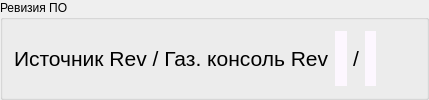
            <widget class="QGroupBox" name="groupBox_7">
             <property name="title">
              <string>Ревизия ПО</string>
             </property>
             <layout class="QHBoxLayout" name="horizontalLayout_6">
              <item>
               <layout class="QGridLayout" name="gridLayout_6" columnstretch="10,3,1,3,10" columnminimumwidth="0,0,0,0,0">
                <item row="0" column="0">
                 <widget class="QLabel" name="labelGC">
                  <property name="font">
                   <font>
                    <pointsize>16</pointsize>
                   </font>
                  </property>
                  <property name="text">
                   <string>&lt;html&gt;&lt;head/&gt;&lt;body&gt;&lt;p&gt;Источник Rev / Газ. консоль Rev&lt;/p&gt;&lt;/body&gt;&lt;/html&gt;</string>
                  </property>
                 </widget>
                </item>
                <item row="0" column="1">
                 <widget class="QLabel" name="lPS_Rev">
                  <property name="font">
                   <font>
                    <family>Sans Serif</family>
                    <pointsize>16</pointsize>
                    <weight>50</weight>
                    <italic>true</italic>
                    <bold>false</bold>
                   </font>
                  </property>
                  <property name="styleSheet">
                   <string notr="true">background-color: rgb(253, 247, 255);
font: italic 16pt &quot;Sans Serif&quot;;</string>
                  </property>
                  <property name="text">
                   <string/>
                  </property>
                  <property name="alignment">
                   <set>Qt::AlignRight|Qt::AlignTrailing|Qt::AlignVCenter</set>
                  </property>
                 </widget>
                </item>
                <item row="0" column="3">
                 <widget class="QLabel" name="lGC_Rev">
                  <property name="font">
                   <font>
                    <family>Sans Serif</family>
                    <pointsize>16</pointsize>
                    <weight>50</weight>
                    <italic>true</italic>
                    <bold>false</bold>
                   </font>
                  </property>
                  <property name="styleSheet">
                   <string notr="true">background-color: rgb(253, 247, 255);
font: italic 16pt &quot;Sans Serif&quot;;</string>
                  </property>
                  <property name="text">
                   <string/>
                  </property>
                 </widget>
                </item>
                <item row="0" column="4">
                 <spacer name="horizontalSpacer_2">
                  <property name="orientation">
                   <enum>Qt::Horizontal</enum>
                  </property>
                  <property name="sizeHint" stdset="0">
                   <size>
                    <width>40</width>
                    <height>20</height>
                   </size>
                  </property>
                 </spacer>
                </item>
                <item row="0" column="2">
                 <widget class="QLabel" name="label_5">
                  <property name="font">
                   <font>
                    <pointsize>16</pointsize>
                   </font>
                  </property>
                  <property name="text">
                   <string>/</string>
                  </property>
                  <property name="alignment">
                   <set>Qt::AlignCenter</set>
                  </property>
                 </widget>
                </item>
               </layout>
              </item>
             </layout>
            </widget>
